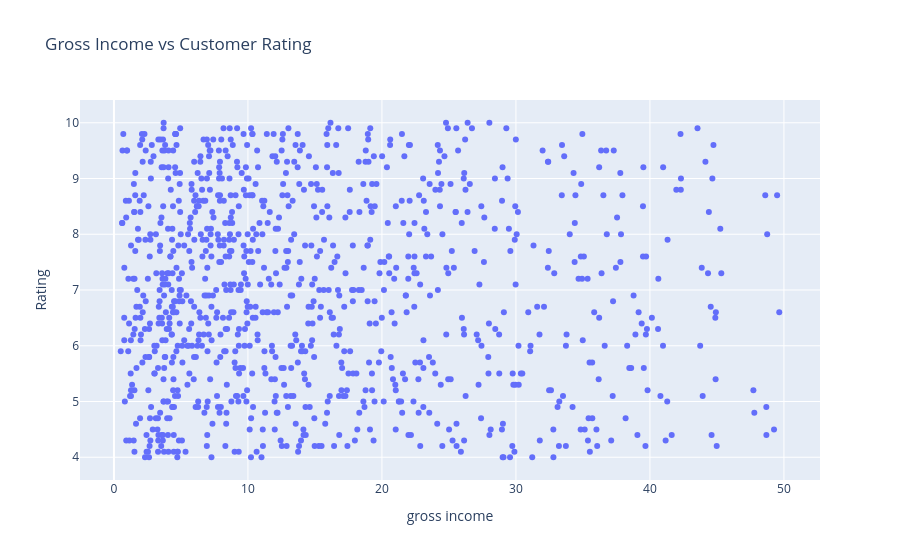

Source (notebook cell):
### Markdown cell above
####  Is there a relationship between gross income and customer rating?

### Code cell
px.scatter(data_frame=df, x='gross income', y='Rating',title='Gross Income vs Customer Rating')

### Figure 1 — Plotly figure (JSON) as saved in the notebook; plotly's stock layout.template omitted (floating-point values rounded to 4 significant figures; data arrays with more than 128 entries replaced by an {"elided": "..."} marker saying what was removed)
{"data": [{"hovertemplate": "gross income=%{x}<br>Rating=%{y}<extra></extra>", "legendgroup": "", "marker": {"color": "#636efa", "symbol": "circle"}, "mode": "markers", "name": "", "orientation": "v", "showlegend": false, "type": "scatter", "x": {"elided": "1000 float values"}, "xaxis": "x", "y": {"elided": "1000 float values"}, "yaxis": "y"}], "layout": {"legend": {"tracegroupgap": 0}, "title": {"text": "Gross Income vs Customer Rating"}, "xaxis": {"anchor": "y", "domain": [0, 1], "title": {"text": "gross income"}}, "yaxis": {"anchor": "x", "domain": [0, 1], "title": {"text": "Rating"}}}}
